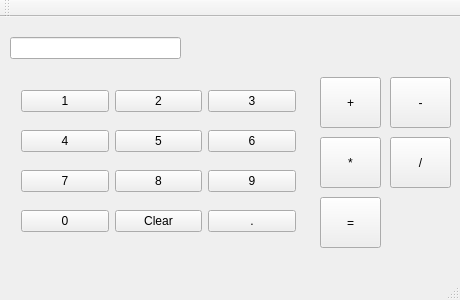
<?xml version="1.0" encoding="UTF-8"?>
<ui version="4.0">
 <class>MainWindow</class>
 <widget class="QMainWindow" name="MainWindow">
  <property name="geometry">
   <rect>
    <x>0</x>
    <y>0</y>
    <width>460</width>
    <height>300</height>
   </rect>
  </property>
  <property name="windowTitle">
   <string>MainWindow</string>
  </property>
  <widget class="QWidget" name="centralWidget">
   <widget class="QLineEdit" name="lineEdit">
    <property name="geometry">
     <rect>
      <x>10</x>
      <y>20</y>
      <width>171</width>
      <height>22</height>
     </rect>
    </property>
   </widget>
   <widget class="QPushButton" name="pushButton_add">
    <property name="geometry">
     <rect>
      <x>320</x>
      <y>60</y>
      <width>61</width>
      <height>51</height>
     </rect>
    </property>
    <property name="text">
     <string>+</string>
    </property>
   </widget>
   <widget class="QPushButton" name="pushButton_subtract">
    <property name="geometry">
     <rect>
      <x>390</x>
      <y>60</y>
      <width>61</width>
      <height>51</height>
     </rect>
    </property>
    <property name="text">
     <string>-</string>
    </property>
   </widget>
   <widget class="QPushButton" name="pushButton_multiply">
    <property name="geometry">
     <rect>
      <x>320</x>
      <y>120</y>
      <width>61</width>
      <height>51</height>
     </rect>
    </property>
    <property name="text">
     <string>*</string>
    </property>
   </widget>
   <widget class="QPushButton" name="pushButton_divide">
    <property name="geometry">
     <rect>
      <x>390</x>
      <y>120</y>
      <width>61</width>
      <height>51</height>
     </rect>
    </property>
    <property name="text">
     <string>/</string>
    </property>
   </widget>
   <widget class="QPushButton" name="pushButton_equals">
    <property name="geometry">
     <rect>
      <x>320</x>
      <y>180</y>
      <width>61</width>
      <height>51</height>
     </rect>
    </property>
    <property name="text">
     <string>=</string>
    </property>
   </widget>
   <widget class="QWidget" name="">
    <property name="geometry">
     <rect>
      <x>10</x>
      <y>50</y>
      <width>297</width>
      <height>191</height>
     </rect>
    </property>
    <layout class="QVBoxLayout" name="verticalLayout">
     <item>
      <layout class="QHBoxLayout" name="horizontalLayout">
       <item>
        <widget class="QPushButton" name="pushButton_1">
         <property name="text">
          <string>1</string>
         </property>
        </widget>
       </item>
       <item>
        <widget class="QPushButton" name="pushButton_2">
         <property name="text">
          <string>2</string>
         </property>
        </widget>
       </item>
       <item>
        <widget class="QPushButton" name="pushButton_3">
         <property name="text">
          <string>3</string>
         </property>
        </widget>
       </item>
      </layout>
     </item>
     <item>
      <layout class="QHBoxLayout" name="horizontalLayout_2">
       <item>
        <widget class="QPushButton" name="pushButton_4">
         <property name="text">
          <string>4</string>
         </property>
        </widget>
       </item>
       <item>
        <widget class="QPushButton" name="pushButton_5">
         <property name="text">
          <string>5</string>
         </property>
        </widget>
       </item>
       <item>
        <widget class="QPushButton" name="pushButton_6">
         <property name="text">
          <string>6</string>
         </property>
        </widget>
       </item>
      </layout>
     </item>
     <item>
      <layout class="QHBoxLayout" name="horizontalLayout_3">
       <item>
        <widget class="QPushButton" name="pushButton_7">
         <property name="text">
          <string>7</string>
         </property>
        </widget>
       </item>
       <item>
        <widget class="QPushButton" name="pushButton_8">
         <property name="text">
          <string>8</string>
         </property>
        </widget>
       </item>
       <item>
        <widget class="QPushButton" name="pushButton_9">
         <property name="text">
          <string>9</string>
         </property>
        </widget>
       </item>
      </layout>
     </item>
     <item>
      <layout class="QHBoxLayout" name="horizontalLayout_4">
       <item>
        <widget class="QPushButton" name="pushButton_0">
         <property name="text">
          <string>0</string>
         </property>
        </widget>
       </item>
       <item>
        <widget class="QPushButton" name="pushButton_Clear">
         <property name="text">
          <string>Clear</string>
         </property>
        </widget>
       </item>
       <item>
        <widget class="QPushButton" name="pushButton_DECIMAL">
         <property name="text">
          <string>.</string>
         </property>
        </widget>
       </item>
      </layout>
     </item>
    </layout>
   </widget>
  </widget>
  <widget class="QToolBar" name="mainToolBar">
   <attribute name="toolBarArea">
    <enum>TopToolBarArea</enum>
   </attribute>
   <attribute name="toolBarBreak">
    <bool>false</bool>
   </attribute>
  </widget>
  <widget class="QStatusBar" name="statusBar"/>
 </widget>
 <layoutdefault spacing="6" margin="11"/>
 <resources/>
 <connections/>
</ui>
